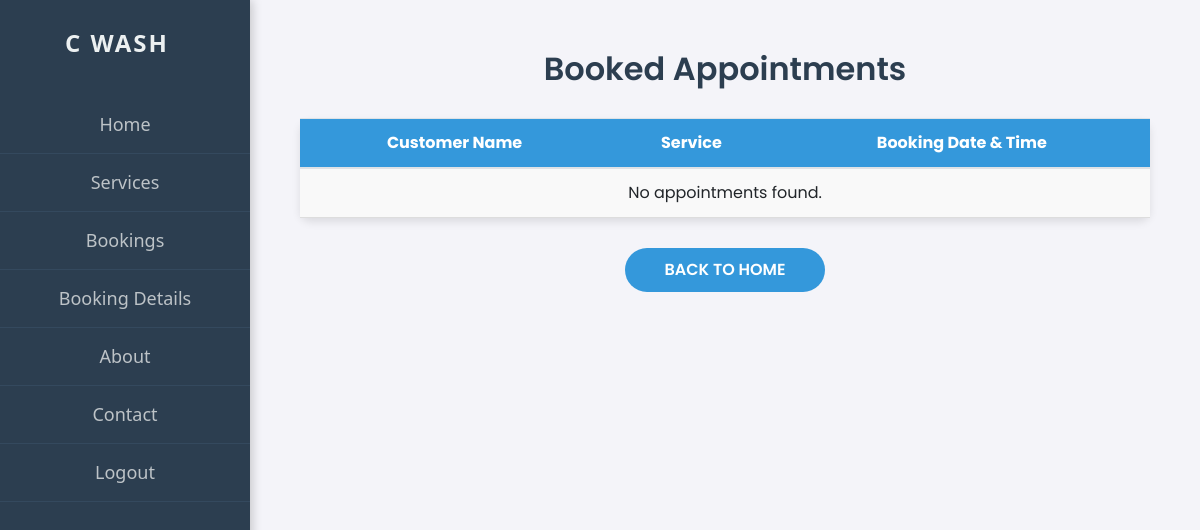
/view_appointments/, run on an earlier commit of the app's database.
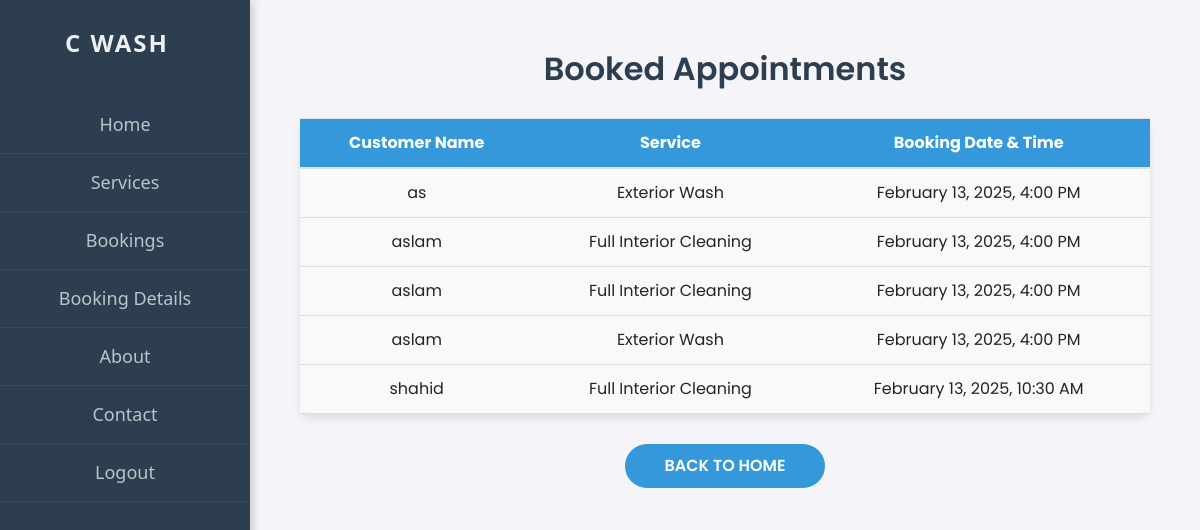
And on a later commit of the database.
### app/models.py (models this page shows, shortened)
class Appointment(models.Model):
    SERVICE_CHOICES = [
        ('Exterior Wash', 'Exterior Wash'),
        ('Full Interior Cleaning', 'Full Interior Cleaning'),
        ('Car Detailing', 'Car Detailing'),
    ]
    name = models.CharField(max_length=255)
    service = models.CharField(max_length=255, choices=SERVICE_CHOICES)
    date = models.DateTimeField()

### app/views.py (the view)
# urls.py: path('view_appointments/', views.view_appointments, name='view_appointments'),
def view_appointments(request):
    appointments = Appointment.objects.all().order_by('-date')  # Orders by date, with the most recent first
    return render(request, 'user/view_appointments.html', {'appointments': appointments})

### templates/user/view_appointments.html (shortened to what this page needs)
<!DOCTYPE html>
<html lang="en">
<head>
    <link rel="stylesheet" href="https://maxcdn.bootstrapcdn.com/bootstrap/4.5.2/css/bootstrap.min.css">
</head>
<body>
    <div class="sidebar">
        <div class="navbar-brand">C WASH</div>
        <a href="/user_home">Home</a>
        <a href="/services">Services</a>
        <a href="/book_appointment">Bookings</a>
        <a href="#">Booking Details</a>
        <a href="/about">About</a>
        <a href="/contact">Contact</a>
        <a href="/shp_logout">Logout</a>
    </div>
    <h2>Booked Appointments</h2>
    <table class="table">
        <thead>
            <tr>
                <th>Customer Name</th>
                <th>Service</th>
                <th>Booking Date & Time</th>
            </tr>
        </thead>
        <tbody>
            {% for appointment in appointments %}
                <tr>
                    <td>{{ appointment.name }}</td>
                    <td>{{ appointment.service }}</td>
                    <td>{{ appointment.date|date:"F j, Y, g:i A" }}</td>
                </tr>
            {% empty %}
                <tr>
                    <td colspan="3">No appointments found.</td>
                </tr>
            {% endfor %}
        </tbody>
    </table>
    <a href="/" class="btn-back">Back to Home</a>
</body>
</html>

### templates/user/view_appointments.html (style rules this page uses)
body { font-family: 'Poppins', sans-serif; background-color: #f4f4f9; margin-left: 250px; padding: 50px; }
.sidebar { height: 100vh; width: 250px; background-color: #2C3E50; color: #fff; position: fixed; top: 0; left: 0; padding-top: 20px; display: flex; flex-direction: column; align-items: center; font-family: 'Segoe UI', Tahoma, Geneva, Verdana, sans-serif; box-shadow: 2px 0px 10px rgba(0, 0, 0, 0.2); }
.navbar-brand { font-size: 24px; font-weight: bold; letter-spacing: 2px; margin-bottom: 30px; color: #ecf0f1; text-transform: uppercase; text-align: center; transition: all 0.3s ease; }
.sidebar a { text-decoration: none; color: #bdc3c7; font-size: 18px; padding: 15px 25px; width: 100%; text-align: center; transition: all 0.3s ease; border-bottom: 1px solid #34495e; }
h2 { font-weight: 600; color: #2C3E50; text-align: center; margin-bottom: 30px; }
table { width: 100%; background-color: #ffffff; box-shadow: 0 4px 8px rgba(0, 0, 0, 0.1); border-radius: 10px; margin-top: 20px; }
th, td { padding: 15px; text-align: center; border-bottom: 1px solid #ddd; }
th { background-color: #3498db; color: white; }
td { background-color: #f9f9f9; }
.btn-back { background-color: #3498db; border: none; padding: 10px 20px; color: white; font-size: 16px; font-weight: 600; text-transform: uppercase; border-radius: 25px; margin-top: 30px; display: block; width: 200px; margin-left: auto; margin-right: auto; text-align: center; }

What changed in the data, as far as the page shows it:
added Appointment: name "as", service "Exterior Wash", date "February 13, 2025, 4:00 PM"
added Appointment: name "aslam", service "Full Interior Cleaning", date "February 13, 2025, 4:00 PM"
added Appointment: name "aslam", service "Full Interior Cleaning", date "February 13, 2025, 4:00 PM"
added Appointment: name "aslam", service "Exterior Wash", date "February 13, 2025, 4:00 PM"
added Appointment: name "shahid", service "Full Interior Cleaning", date "February 13, 2025, 10:30 AM"
Also different on the page:
text no longer shown: "No appointments found."
